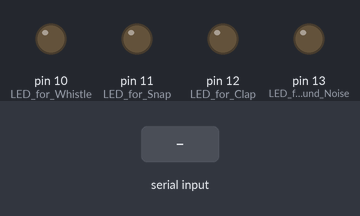
A sketch run on a simulated Arduino Uno, built with avr-gcc and run on an emulated ATmega328P. Shown: output pins drawn as LEDs (lit = HIGH). Dashed ring = blinking. The test bench sets the inputs (shaded band).

Above: at 1.2 s.
1.3 s: "C" received over Serial
At 1.4 s:
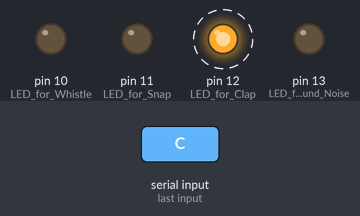
4.3 s: "B" received over Serial
At 4.7 s:
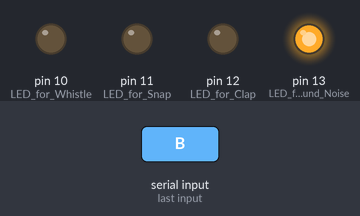
6.3 s: "S" received over Serial
At 6.7 s:
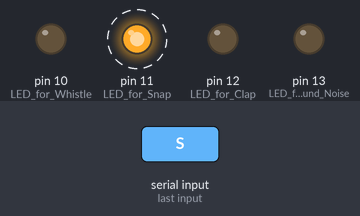
9.3 s: "W" received over Serial
At 9.55 s:
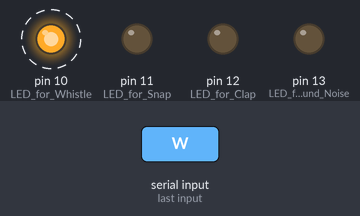
Timing chart, 0 to 12.3 s (numbered marks = the images above; inputs shaded):
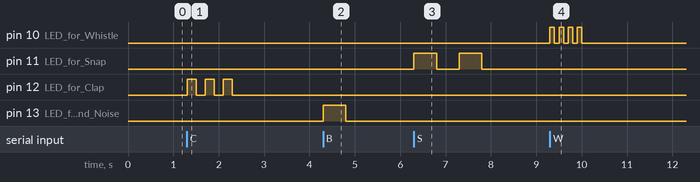

The sketch:

AudioProcessing.ino
```cpp
void setup() {
  Serial.begin(9600);

  // Set up pins for each LED
  pinMode(13, OUTPUT);  // LED for Background Noise
  pinMode(12, OUTPUT);  // LED for Clap
  pinMode(11, OUTPUT);  // LED for Snap
  pinMode(10, OUTPUT);  // LED for Whistle
}

void loop() {
  if (Serial.available() > 0) {
    char command = Serial.read();

    // Turn off all LEDs before processing a new command
    resetLEDs();

    switch (command) {
      case 'B':  // Background Noise
        backgroundNoisePattern();
        break;
      case 'C':  // Clap
        clapPattern();
        break;
      case 'S':  // Snap
        snapPattern();
        break;
      case 'W':  // Whistle
        whistlePattern();
        break;
      default:
        // No valid command received; keep all LEDs off
        resetLEDs();
        break;
    }
  }
}

// Function to reset all LEDs (turn them off)
void resetLEDs() {
  digitalWrite(13, LOW);
  digitalWrite(12, LOW);
  digitalWrite(11, LOW);
  digitalWrite(10, LOW);
}

// LED pattern for background noise (steady blink)
void backgroundNoisePattern() {
  digitalWrite(13, HIGH);
  delay(500);
  digitalWrite(13, LOW);
  delay(500);
}

// LED pattern for clap (quick flashes)
void clapPattern() {
  for (int i = 0; i < 3; i++) {
    digitalWrite(12, HIGH);
    delay(200);
    digitalWrite(12, LOW);
    delay(200);
  }
}

// LED pattern for snap (two longer blinks)
void snapPattern() {
  for (int i = 0; i < 2; i++) {
    digitalWrite(11, HIGH);
    delay(500);
    digitalWrite(11, LOW);
    delay(500);
  }
}

// LED pattern for whistle (short pulses)
void whistlePattern() {
  for (int i = 0; i < 4; i++) {
    digitalWrite(10, HIGH);
    delay(100);
    digitalWrite(10, LOW);
    delay(100);
  }
}
```

Measured:
- after the input at 1.3 s, pin 12 (LED_for_Clap): alternates HIGH for 0.20 s and LOW for 0.20 s, 6 changes in all, then stays LOW, starting at once
- after the input at 4.3 s, pin 13 (LED_for_Background_Noise): LOW → HIGH at once, → LOW 0.50 s later
- after the input at 6.3 s, pin 11 (LED_for_Snap): alternates HIGH for 0.50 s and LOW for 0.50 s, 4 changes in all, then stays LOW, starting at once
- after the input at 9.3 s, pin 10 (LED_for_Whistle): alternates HIGH for 0.10 s and LOW for 0.10 s, 8 changes in all, then stays LOW, starting at once
